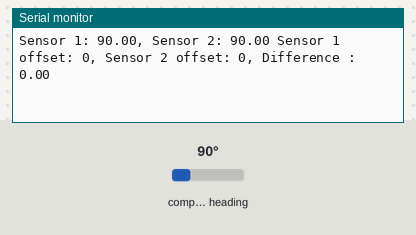
Bench run of a sketch on a simulated Arduino Uno, built for the host (arithmetic inside an expression is 32-bit, double 64-bit). Shown: the last lines printed to the serial monitor. Inputs (shaded band) come from the test bench; at power-on: compass heading 90°.

Above: at 3.2 s.
3.3 s: compass heading set to 7°
At 3.8 s:
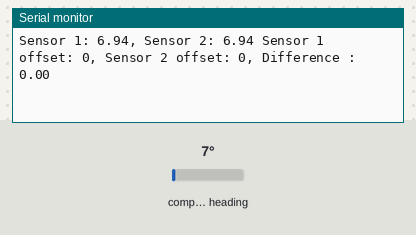
4.8 s: compass heading set to 180°
At 5.5 s:
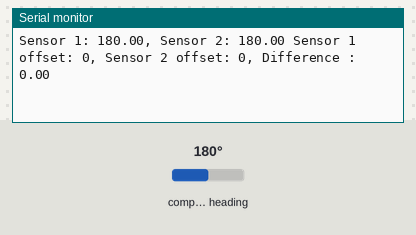
6.3 s: compass heading set to 90°
At 7.1 s:
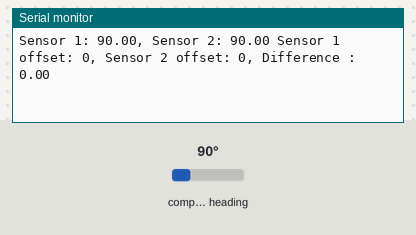
Timing chart, 0 to 9.3 s (numbered marks = the images above; inputs shaded):
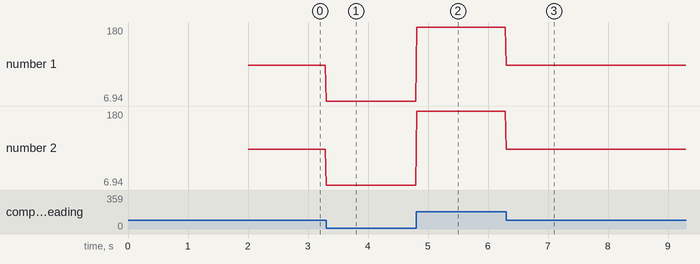

The sketch:

angle_slip_detection.ino
```cpp
#include <Wire.h>
#include <AS5600.h>

AS5600 as5600(&Wire1);
AS5600 as5600_2(&Wire);
#define SDA 21
#define SCL 22
#define SDA_2 18
#define SCL_2 19

float home1 = 0;
float home2 = 0;

void setup() {
  Serial.begin(115200);
  Wire.setPins(SDA, SCL);
  Wire1.setPins(SDA_2, SCL_2);
  Wire.begin();
  Wire1.begin();

  as5600.begin();
  as5600.setDirection(AS5600_CLOCK_WISE);
  Serial.print("Connect device 1: ");
  Serial.println(as5600.isConnected() ? "true" : "false");
  delay(1000);

  as5600_2.begin();
  as5600_2.setDirection(AS5600_COUNTERCLOCK_WISE);
  Serial.println("Connect device 2: ");
  Serial.println(as5600_2.isConnected() ? "true" : "false");
  delay(1000);

  home1 = 0.0; //as5600.readAngle();
  home2 = 0.0; //as5600_2.readAngle();


}

void loop() {

  float angle1 = as5600.readAngle()-home1;
  float angle2 = as5600_2.readAngle() - home2;
  Serial.print("Sensor 1: ");
  Serial.print(angle1*AS5600_RAW_TO_DEGREES);
  Serial.print(", Sensor 2: ");
  Serial.print(angle2*AS5600_RAW_TO_DEGREES);


  Serial.print(" Sensor 1 offset: ");
  Serial.print(as5600.getOffset());
  Serial.print(", Sensor 2 offset: ");
  Serial.print(as5600_2.getOffset());
  float diff = (angle1 - angle2)*AS5600_RAW_TO_DEGREES;
  Serial.print(", Difference : ");
  Serial.println(diff);

  if(fabs(diff) > 20){
    Serial.println("Slip detected!!!");
  }
  delay(10);

}
```

Measured:
- after the input at 3.3 s, the serial monitor: prints a new line at once (image 1)
- after the input at 4.8 s, the serial monitor: prints a new line at once (image 2)
- after the input at 6.3 s, the serial monitor: prints a new line at once (image 3)
- plotted number 1: 90 → 6.94 after the input at 3.3 s, 6.94 → 180 after the input at 4.8 s, 180 → 90 after the input at 6.3 s
- plotted number 2: 90 → 6.94 after the input at 3.3 s, 6.94 → 180 after the input at 4.8 s, 180 → 90 after the input at 6.3 s
